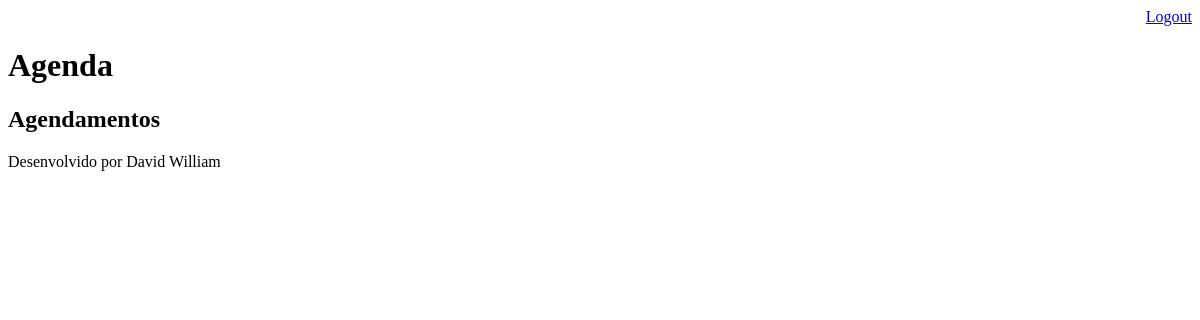
/agenda/ (signed in), run on an earlier commit of the app's database.
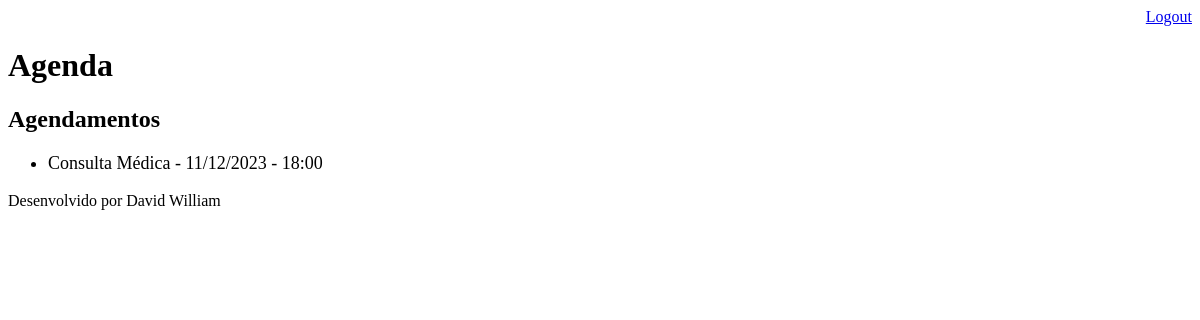
And on a later commit of the database.
### core/models.py (models this page shows, shortened)
class Evento(models.Model):
    titulo = models.CharField(max_length=100)
    descricao = models.TextField(blank=True, null=True)
    data_evento = models.DateTimeField(verbose_name='Data do Evento')
    data_criacao = models.DateTimeField(auto_now=True, verbose_name='Data da Criação')
    usuario = models.ForeignKey(User, on_delete=models.CASCADE)
    class Meta:
        db_table = 'evento'
    def get_data_evento(self):
        return self.data_evento.strftime('%d/%m/%Y - %H:%M')

### core/views.py (the view)
# urls.py: path('agenda/', views.lista_eventos),
@login_required(login_url='/login/')
def lista_eventos(request):
    usuario = request.user
    evento = Evento.objects.filter(usuario=usuario)
    dados = {'eventos': evento}
    return render(request, 'agenda.html', dados)

### templates/agenda.html
{% extends "model-page.html" %}
{% block content %}
    <h2>Agendamentos</h2>
    <ul style="font-size: 18px">
        {% for evento in eventos %}
            <li>{{ evento.titulo }} - {{ evento.get_data_evento }}</li>
        {% endfor %}
    </ul>
{% endblock %}

### templates/model-page.html
<html lang="en">
<head>
    {% include "model-header.html" %}
</head>
<body>
    {% block content %} {% endblock %}
    {% include "model-footer.html" %}
</body>
</html>

### templates/model-header.html (shortened to what this page needs)
    <div align="right">
        <a href="/logout">Logout</a>
    </div>
    <h1>Agenda</h1>

### templates/model-footer.html
<p>Desenvolvido por David William</p>

What changed in the data, as far as the page shows it:
added Evento: titulo "Consulta Médica", get_data_evento "11/12/2023 - 18:00"
